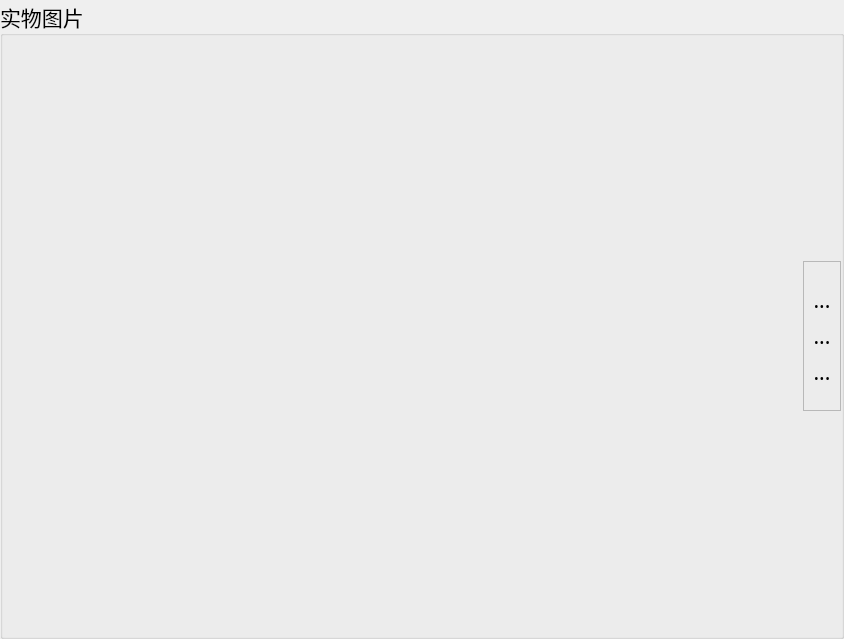
        <widget class="QGroupBox" name="groupBox_17">
         <property name="palette">
          <palette>
           <active>
            <colorrole role="WindowText">
             <brush brushstyle="SolidPattern">
              <color alpha="255">
               <red>0</red>
               <green>0</green>
               <blue>0</blue>
              </color>
             </brush>
            </colorrole>
           </active>
           <inactive>
            <colorrole role="WindowText">
             <brush brushstyle="SolidPattern">
              <color alpha="255">
               <red>0</red>
               <green>0</green>
               <blue>0</blue>
              </color>
             </brush>
            </colorrole>
           </inactive>
           <disabled>
            <colorrole role="WindowText">
             <brush brushstyle="SolidPattern">
              <color alpha="255">
               <red>120</red>
               <green>120</green>
               <blue>120</blue>
              </color>
             </brush>
            </colorrole>
           </disabled>
          </palette>
         </property>
         <property name="font">
          <font>
           <family>楷体</family>
           <pointsize>16</pointsize>
          </font>
         </property>
         <property name="title">
          <string>实物图片</string>
         </property>
         <layout class="QHBoxLayout" name="horizontalLayout_173">
          <property name="spacing">
           <number>0</number>
          </property>
          <property name="leftMargin">
           <number>0</number>
          </property>
          <property name="topMargin">
           <number>0</number>
          </property>
          <property name="rightMargin">
           <number>0</number>
          </property>
          <property name="bottomMargin">
           <number>0</number>
          </property>
          <item>
           <widget class="QLabel" name="ImageLabel">
            <property name="minimumSize">
             <size>
              <width>800</width>
              <height>600</height>
             </size>
            </property>
            <property name="text">
             <string/>
            </property>
            <property name="scaledContents">
             <bool>true</bool>
            </property>
           </widget>
          </item>
          <item>
           <widget class="QFrame" name="frame_55">
            <property name="minimumSize">
             <size>
              <width>38</width>
              <height>150</height>
             </size>
            </property>
            <property name="maximumSize">
             <size>
              <width>38</width>
              <height>150</height>
             </size>
            </property>
            <property name="frameShape">
             <enum>QFrame::StyledPanel</enum>
            </property>
            <property name="frameShadow">
             <enum>QFrame::Raised</enum>
            </property>
            <layout class="QVBoxLayout" name="verticalLayout_75">
             <property name="spacing">
              <number>0</number>
             </property>
             <property name="leftMargin">
              <number>0</number>
             </property>
             <property name="topMargin">
              <number>0</number>
             </property>
             <property name="rightMargin">
              <number>0</number>
             </property>
             <property name="bottomMargin">
              <number>0</number>
             </property>
             <item>
              <spacer name="verticalSpacer_35">
               <property name="orientation">
                <enum>Qt::Vertical</enum>
               </property>
               <property name="sizeHint" stdset="0">
                <size>
                 <width>18</width>
                 <height>20</height>
                </size>
               </property>
              </spacer>
             </item>
             <item>
              <widget class="QToolButton" name="AddImageBtn">
               <property name="minimumSize">
                <size>
                 <width>36</width>
                 <height>36</height>
                </size>
               </property>
               <property name="maximumSize">
                <size>
                 <width>36</width>
                 <height>36</height>
                </size>
               </property>
               <property name="text">
                <string>...</string>
               </property>
               <property name="icon">
                <iconset resource="../../../UrielQtFramework.qrc">
                 <normaloff>:/Mainwindow/Resources/UrielQtFramework/add_image.png</normaloff>:/Mainwindow/Resources/UrielQtFramework/add_image.png</iconset>
               </property>
               <property name="iconSize">
                <size>
                 <width>30</width>
                 <height>30</height>
                </size>
               </property>
               <property name="autoRaise">
                <bool>true</bool>
               </property>
              </widget>
             </item>
             <item>
              <widget class="QToolButton" name="LookImageBtn">
               <property name="minimumSize">
                <size>
                 <width>36</width>
                 <height>36</height>
                </size>
               </property>
               <property name="maximumSize">
                <size>
                 <width>36</width>
                 <height>36</height>
                </size>
               </property>
               <property name="text">
                <string>...</string>
               </property>
               <property name="icon">
                <iconset resource="../../../UrielQtFramework.qrc">
                 <normaloff>:/Mainwindow/Resources/UrielQtFramework/preview.png</normaloff>:/Mainwindow/Resources/UrielQtFramework/preview.png</iconset>
               </property>
               <property name="iconSize">
                <size>
                 <width>30</width>
                 <height>30</height>
                </size>
               </property>
               <property name="autoRaise">
                <bool>true</bool>
               </property>
              </widget>
             </item>
             <item>
              <widget class="QToolButton" name="DeleteImageBtn">
               <property name="minimumSize">
                <size>
                 <width>36</width>
                 <height>36</height>
                </size>
               </property>
               <property name="maximumSize">
                <size>
                 <width>36</width>
                 <height>36</height>
                </size>
               </property>
               <property name="text">
                <string>...</string>
               </property>
               <property name="icon">
                <iconset resource="../../../UrielQtFramework.qrc">
                 <normaloff>:/Mainwindow/Resources/UrielQtFramework/deleteImage.png</normaloff>:/Mainwindow/Resources/UrielQtFramework/deleteImage.png</iconset>
               </property>
               <property name="iconSize">
                <size>
                 <width>30</width>
                 <height>30</height>
                </size>
               </property>
               <property name="autoRaise">
                <bool>true</bool>
               </property>
              </widget>
             </item>
             <item>
              <spacer name="verticalSpacer_36">
               <property name="orientation">
                <enum>Qt::Vertical</enum>
               </property>
               <property name="sizeHint" stdset="0">
                <size>
                 <width>18</width>
                 <height>20</height>
                </size>
               </property>
              </spacer>
             </item>
            </layout>
           </widget>
          </item>
         </layout>
        </widget>
